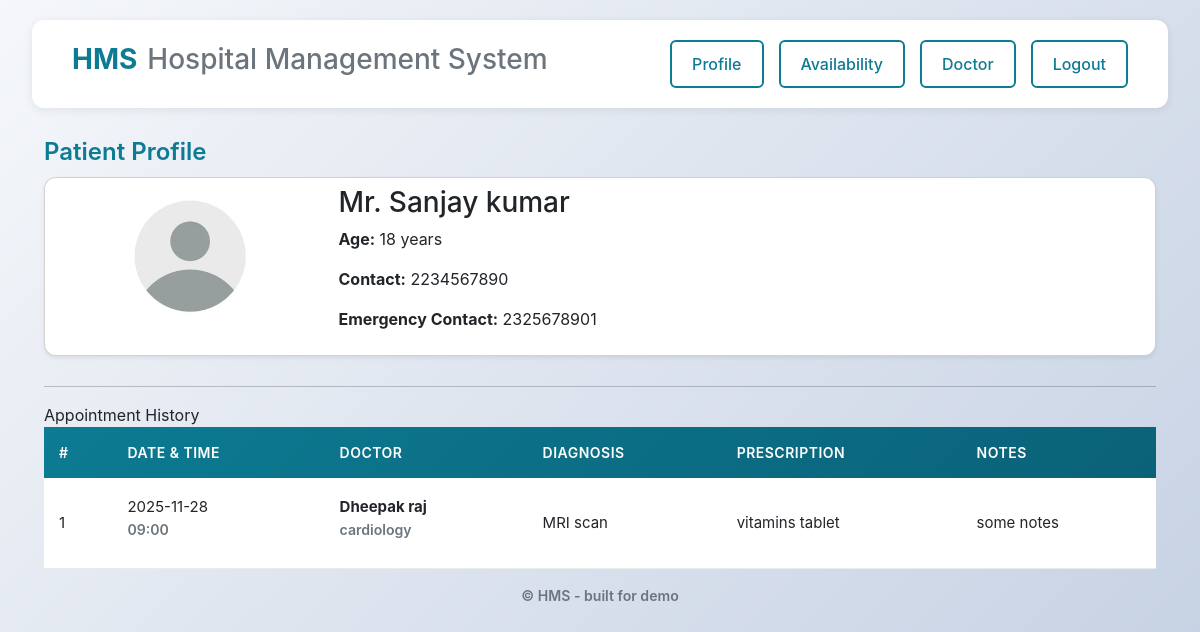
/patient/4 (signed in), run on the app's committed database.
### app/models.py (models this page shows, shortened)
class User(UserMixin, db.Model):
    id = db.Column(db.Integer, primary_key=True)
    username = db.Column(db.String(64), unique=True, index=True, nullable=False)
    email = db.Column(db.String(120), unique=True, index=True, nullable=False)
    password_hash = db.Column(db.String(128))
    role = db.Column(db.String(20), nullable=False)  # 'admin','doctor','patient'
    created_at = db.Column(db.DateTime, default=datetime.utcnow)
    age = db.Column(db.Integer)
    gender = db.Column(db.String(10))
    first_name = db.Column(db.String(64))
    last_name = db.Column(db.String(64))
    phone = db.Column(db.String(20))
    address = db.Column(db.Text)
    profile_photo = db.Column(db.String(256), nullable=True)  # path under static/uploads/
    doctor = db.relationship('Doctor', back_populates='user', uselist=False)
    patient = db.relationship('Patient', back_populates='user', uselist=False)
    def full_name(self):
        if self.first_name or self.last_name:
            return f"{(self.first_name or '').strip()} {(self.last_name or '').strip()}".strip()
        return self.username

class Patient(db.Model):
    id = db.Column(db.Integer, primary_key=True)
    user_id = db.Column(db.Integer, db.ForeignKey('user.id'), unique=True, nullable=False)
    emergency_contact = db.Column(db.String(50))
    user = db.relationship('User', back_populates='patient')
    appointments = db.relationship('Appointment', back_populates='patient')

class Appointment(db.Model):
    id = db.Column(db.Integer, primary_key=True)
    patient_id = db.Column(db.Integer, db.ForeignKey('patient.id'), nullable=False)
    doctor_id = db.Column(db.Integer, db.ForeignKey('doctor.id'), nullable=False)
    date = db.Column(db.Date, nullable=False)
    time = db.Column(db.Time, nullable=False)
    status = db.Column(db.String(20), default="Booked")  # Booked/Completed/Cancelled
    availability_id = db.Column(db.Integer, db.ForeignKey('doctor_availability.id'), nullable=True)
    doctor = db.relationship('Doctor', back_populates='appointments')
    patient = db.relationship('Patient', back_populates='appointments')
    availability = db.relationship('DoctorAvailability', back_populates='appointments')
    treatment = db.relationship('Treatment', back_populates='appointment',
                                uselist=False, overlaps="treatment_record")

class Doctor(db.Model):
    id = db.Column(db.Integer, primary_key=True)
    user_id = db.Column(db.Integer, db.ForeignKey('user.id'), unique=True, nullable=False)
    specialization = db.Column(db.String(100))
    experience_years = db.Column(db.Integer)
    date_of_joining = db.Column(db.Date)
    availability = db.Column(db.Text)
    department_id = db.Column(db.Integer, db.ForeignKey('department.id'))
    user = db.relationship('User', back_populates='doctor')
    department = db.relationship('Department', back_populates='doctors')
    appointments = db.relationship('Appointment', back_populates='doctor')
    availabilities = db.relationship('DoctorAvailability', back_populates='doctor',
                                     cascade='all, delete-orphan', order_by='DoctorAvailability.date,DoctorAvailability.start_time')

class Treatment(db.Model):
    id = db.Column(db.Integer, primary_key=True)
    appointment_id = db.Column(db.Integer, db.ForeignKey('appointment.id'), unique=True, nullable=False)
    diagnosis = db.Column(db.Text, nullable=True)
    prescription = db.Column(db.Text, nullable=True)
    treatment_notes = db.Column(db.Text, nullable=True)
    created_at = db.Column(db.DateTime, default=datetime.utcnow)
    appointment = db.relationship('Appointment', back_populates='treatment')

### app/routes.py (the view)
@app.route("/patient/<int:patient_id>", methods=["POST","GET"])
@login_required
def patient_profile(patient_id):
    p = db.session.get(Patient, patient_id)
    if not p:
        flash("Patient not found", "danger")
        return redirect(url_for('index'))
    if current_user.role == 'patient' and p.user_id != current_user.id:
        flash("Not allowed", "danger")
        return redirect(url_for('index'))
    stmt = sa.select(Appointment).where(Appointment.patient_id == p.id).options(
        joinedload(Appointment.doctor).joinedload(Doctor.user),
        selectinload(Appointment.treatment)
    ).order_by(Appointment.date.desc(), Appointment.time.desc())
    history = db.session.scalars(stmt).all()
    history_with_treatment = [a for a in history if a.treatment is not None]
    return render_template("patient_profile.html", patient=p, history=history_with_treatment)

### app/models.py (called while the page is built)
@login.user_loader
def load_user(user_id):
    return db.session.get(User, int(user_id))

### app/templates/patient_profile.html (shortened to what this page needs)
{% extends "base.html" %}
{% block content %}
<div class="container mt-4">
    <h2 class="card-title">Patient Profile</h2>
    <div class="card shadow-sm p-3">
        <div class="row">
            <div class="col-md-3 text-center">
                <img src="{{ url_for('static', filename=(patient.user.profile_photo if patient.user.profile_photo else 'default_profile.png')) }}"
                     class="rounded-circle" width="140" height="140">
            </div>
            <div class="col-md-9">
                <h3>
                  {% if patient.user.gender=='Male' %} Mr.
                  {% else %} Ms.
                  {% endif %}{{ patient.user.first_name}}
                  {{ patient.user.last_name or '' }}
                </h3>
                <p><strong>Age:</strong> {{ patient.user.age }} years </p>
                <p><strong>Contact:</strong> {{ patient.user.phone }} </p>
                <p><strong>Emergency Contact:</strong> {{ patient.emergency_contact }}</p>
            </div>
        </div>
    </div>
  <hr>
  <div class="page-title" style="font-size:1.0rem">Appointment History</div>
  <table class="table-clean">
    <thead>
      <tr>
        <th>#</th>
        <th>Date & Time</th>
        <th>Doctor</th>
        <th>Diagnosis</th>
        <th>Prescription</th>
        <th>Notes</th>
      </tr>
    </thead>
    <tbody>
      {% for a in history %}
        <tr>
          <td>{{ loop.index }}</td>
          <td>
                {{ a.date.strftime('%Y-%m-%d') }}
                <span class="small-muted d-block">{{ a.time.strftime('%H:%M') }}</span>
            </td>
          <td>
                <strong>{{ a.doctor.user.full_name() }}</strong>
                <span class="small-muted d-block">{{ a.doctor.specialization }}</span>
            </td>
          <td>{{ a.treatment.diagnosis if a.treatment else continue }}</td>
          <td>{{ a.treatment.prescription if a.treatment else continue }}</td>
          <td>{{ a.treatment.treatment_notes if a.treatment else continue }}</td>
        </tr>
        {% endfor %}
    </tbody>
  </table>
</div>
{% endblock %}

### app/templates/base.html (shortened to what this page needs)
<!doctype html>
<html lang="en">
<head>
  <link href="https://cdn.jsdelivr.net/npm/bootstrap@5.3.2/dist/css/bootstrap.min.css" rel="stylesheet">
  <link rel="stylesheet" href="{{ url_for('static', filename='css/style_common.css') }}">
  <link rel="stylesheet" href="{{ url_for('static', filename='css/style_admin.css') }}">
  <link rel="stylesheet" href="{{ url_for('static', filename='css/style_doctor.css') }}">
  <link rel="stylesheet" href="{{ url_for('static', filename='css/style_patient.css') }}">
</head>
<body>
  <div class="container">
    <div class="header">
      <div class="header-title">
        <a href="{{ url_for('index') }}" style="text-decoration:none;">
            <h1>HMS</h1>
        </a>
        <span>
          <h3>Hospital Management System</h3>
        </span>
      </div>
      <div class="nav-buttons">
        {% if current_user.is_authenticated %}
          {% if current_user.role == 'admin' %}
            <a href="{{ url_for('admin_dashboard') }}">Admin</a>
          {% elif current_user.role == 'doctor' %}
            <a href="{{ url_for('profile') }}">Profile</a>
            <a href="{{ url_for('doctor_availability') }}">Availability</a>
            <a href="{{ url_for('doctor_dashboard') }}">Doctor</a>
          {% elif current_user.role == 'patient' %}
            <a href="{{ url_for('profile') }}">Profile</a>
            <a href="{{ url_for('patient_dashboard') }}">Patient</a>
          {% endif %}
          <a href="{{ url_for('logout') }}">Logout</a>
        {% else %}
          <a href="{{ url_for('login') }}">Login</a>
          <a href="{{ url_for('register') }}">Register</a>
        {% endif %}
      </div>
    </div>
  </div>
  <main class="container">
    {% block content %}{% endblock %}
  </main>
  <footer class="container-main small-muted center" style="padding:1rem 0;">
    &copy; {{ current_year if current_year is defined else '' }} HMS - built for demo
  </footer>
</body>
</html>

### app/static/css/style_common.css (style rules this page uses)
:root { --accent:#0b7285; --accent-2:#146c86; --muted:#6b7280; --card-bg: #ffffff; --page-bg: #f8fbfc; --radius: 10px; --gap: 1rem; --max-width:1200px; }
* { margin: 0; padding: 0; box-sizing: border-box; }
.container { max-width: 1400px; margin: 0 auto; }
body { font-family: -apple-system, BlinkMacSystemFont, 'Segoe UI', Roboto, 'Helvetica Neue', Arial, sans-serif; background: linear-gradient(135deg, #f5f7fa 0%, #c3cfe2 100%); min-height: 100vh; padding: 20px; }
.card { background:var(--card-bg); border-radius:var(--radius); box-shadow: 0 6px 18px rgba(15,23,36,0.06); padding:1rem; }
.header { background: white; padding: 20px 40px; border-radius: 12px; box-shadow: 0 2px 10px rgba(0,0,0,0.08); margin-bottom: 30px; display: flex; justify-content: space-between; align-items: center; }
.header-title { display: flex; align-items: center; gap: 10px; }
.header-title h1 { font-size: 28px; color: #0c7b93; font-weight: 700; }
.header-title span { font-size: 18px; color: #6c757d; font-weight: 400; }
.nav-buttons { display: flex; gap: 15px; }
.nav-buttons button, .nav-buttons a { text-decoration: none; padding: 10px 20px; border-radius: 6px; font-weight: 500; transition: all 0.3s ease; border: 2px solid transparent; cursor: pointer; }
.nav-buttons button:not(.active), .nav-buttons a:not(.active) { color: #0c7b93; background: transparent; border-color: #0c7b93; }
.card { background: white; border-radius: 12px; box-shadow: 0 4px 20px rgba(0,0,0,0.1); padding: 35px; margin-bottom: 30px; }
.card-title { font-size: 24px; color: #0c7b93; margin-bottom: 10px; font-weight: 600; }
.small-muted { font-size: 0.88rem; color: #6c757d; margin-bottom: 10px; font-weight: 600; }
table { width: 100%; border-collapse: collapse; background: white; }
thead { background: linear-gradient(135deg, #0c7b93 0%, #0a6278 100%); }
thead th { padding: 15px; text-align: left; font-weight: 600; color: white; font-size: 14px; text-transform: uppercase; letter-spacing: 0.5px; }
tbody td { padding: 18px 15px; border-bottom: 1px solid #e9ecef; color: #222529; font-size: 15px; }
.row { display:flex;flex-wrap:wrap;margin:-0.5rem }
.center { display:flex;align-items:center;justify-content:center }

### data on the page
User: user.first_name "Sanjay", user "kumar", user.age "18", user.phone "2234567890"
Patient: emergency_contact "2325678901"
Appointment: date "2025-11-28", time "09:00", doctor.user.full_name "Dheepak raj", doctor.specialization "cardiology", treatment "MRI scan", treatment "vitamins tablet", treatment "some notes"
